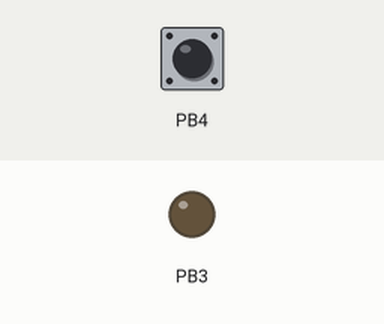
Bench run of a program on a simulated ATtiny85, built with avr-gcc and run on an emulated ATtiny85. On the bench: output pins drawn as LEDs (lit = HIGH). The inputs (shaded band) are chosen by the test bench; at power-on: PB4 HIGH. Sleep ends after the set time or at an interrupt.

Above: at 1.2 s.
1.3 s: PB4 pulled LOW for 0.15 s
At 1.74 s:
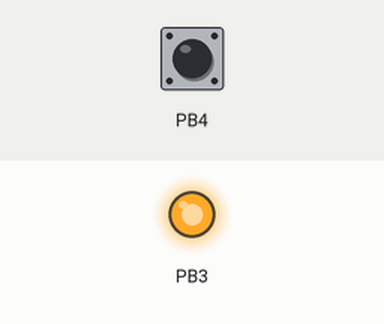
Timing chart, 0 to 4.3 s (numbered marks = the images above; inputs shaded):
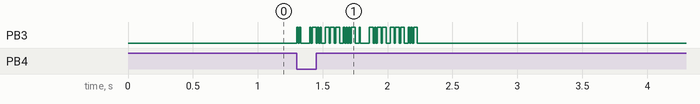

The program:

main.cpp
```cpp
#include <Arduino.h>
#include <avr/interrupt.h>
#include <avr/sleep.h>

static constexpr uint8_t ATTINY_LED = (3);
static constexpr uint8_t ATTINY_BUTTON = (4);
bool button_pressed = false;

static constexpr uint16_t morse_duration_short = 10;
static constexpr uint16_t morse_duration_long = 3 * morse_duration_short;
static constexpr uint16_t morse_duration_letter = 2 * morse_duration_short;
static constexpr uint16_t morse_duration_space = 6 * morse_duration_short;

void morse_short();
void morse_long();
void morse_divide_letter();
void morse_space();
// the setup function runs once when you press reset or power the board
void setup()
{
  SREG &= 0x7F;         // equals cli()
  GIMSK |= (1 << PCIE); // Pin Change Interrupt Enable Bit

  // Pin Change Interrupt Enable Mask
  PCMSK |= (1 << PCINT4);
  SREG |= 0x80; // equals sei()

  // initialize digital pin LED_BUILTIN as an output.
  pinMode(ATTINY_LED, OUTPUT);
  pinMode(ATTINY_BUTTON, INPUT_PULLUP);
  ADCSRA = 0; // ADC disabled
}

ISR(PCINT0_vect)
{
  if (digitalRead(ATTINY_BUTTON) == LOW)
  {
    button_pressed = true;
  }
}

void loop()
{
  while (button_pressed)
  { // Morse Code : "I love you" -> .. / .-.. --- ...- . / -.-- --- ..-
    morse_short();
    morse_short();
    morse_space();

    morse_short();
    morse_long();
    morse_short();
    morse_short();
    morse_divide_letter();
    morse_long();
    morse_long();
    morse_long();
    morse_divide_letter();
    morse_short();
    morse_short();
    morse_short();
    morse_long();
    morse_divide_letter();
    morse_short();
    morse_space();

    morse_long();
    morse_short();
    morse_long();
    morse_long();
    morse_divide_letter();
    morse_long();
    morse_long();
    morse_long();
    morse_divide_letter();
    morse_short();
    morse_short();
    morse_long();
    button_pressed = false;
  }
  sleep_enable();
  set_sleep_mode(SLEEP_MODE_PWR_DOWN);
  sleep_cpu();
}

void morse_short()
{
  digitalWrite(ATTINY_LED, HIGH);
  delay(morse_duration_short);
  digitalWrite(ATTINY_LED, LOW);
  delay(morse_duration_short);
}

void morse_long()
{
  digitalWrite(ATTINY_LED, HIGH);
  delay(morse_duration_long);
  digitalWrite(ATTINY_LED, LOW);
  delay(morse_duration_short);
}

void morse_divide_letter()
{
  delay(morse_duration_letter);
}

void morse_space()
{
  delay(morse_duration_space);
}
```
